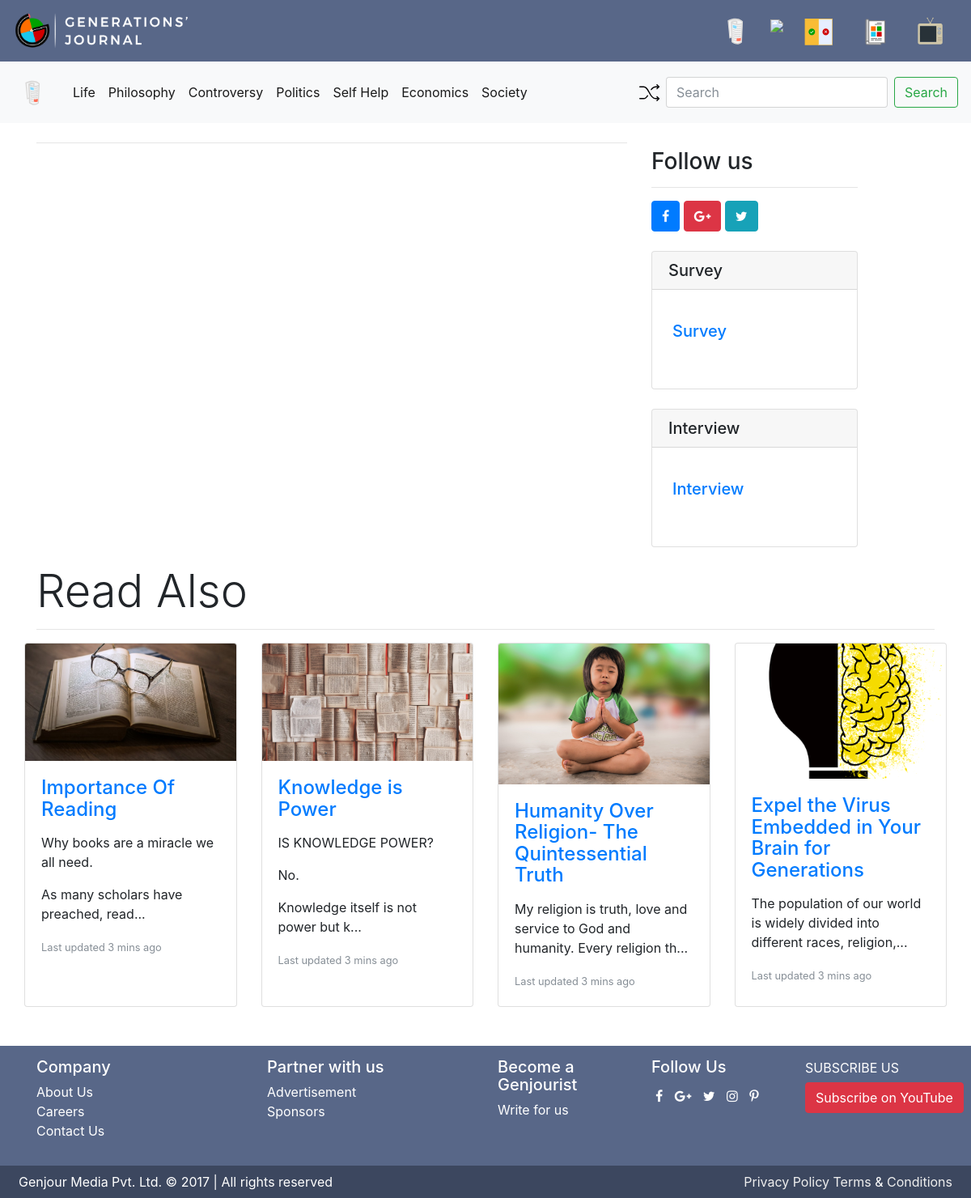
The app's page /category.php with its own data.
### tables this page shows
CREATE TABLE `categories` (
  `id` int(11) NOT NULL,
  `category_name` varchar(100) NOT NULL
);

CREATE TABLE `journals` (
  `post_id` bigint(20) UNSIGNED NOT NULL,
  `post_title` text NOT NULL,
  `post_category` text NOT NULL,
  `genjourist_name` text NOT NULL,
  `post_content` longtext NOT NULL,
  `post_tags` text NOT NULL,
  `post_counter` bigint(20) DEFAULT NULL,
  `post_date` datetime NOT NULL DEFAULT '0000-00-00 00:00:00',
  `post_url` mediumtext NOT NULL,
  `img_url` text NOT NULL
);

### category.php (the view, shortened to what this page needs)
<?php
	include('includes/routes.php');
	include('includes/header.php');
	include('includes/category-header.php');
	include('config/connect.php');
	$category = $_GET['category'];
  	$random = "SELECT * FROM journals WHERE NOT post_category= '$category' ORDER BY RAND() LIMIT 0,4;";
	$random_sql = $conn->query($random);
?>
<div class="container">
	<div class="row mt-2">
		<div class="col-md-8">
			<hr>
		</div>
		<div class="col-md-3 ">
			<h3 class="mt-4">Follow us</h3>
			<hr>
				<a href="#"><button type="button" class="btn btn-primary"><i class="fa fa-facebook " aria-hidden="true"></i></button></a>
				<a href="#"><button type="button" class="btn btn-danger"><i class="fa fa-google-plus  " aria-hidden="true"></i></button></a>
				<a href="#"><button type="button" class="btn btn-info"><i class="fa fa-twitter" aria-hidden="true"></i></button></a>
						<div class="card my-4">
	            <h5 class="card-header">Survey</h5>
	            <div class="card-body">
	              <div class="row">
		            <div class="card-body">
		            	<ul class="list-unstyled">
		            		<li class="media">
						    <div class="media-body">
						      <h5 class="mt-0 mb-1"><a href="#"> Survey</a></h5>
						    </div>
						  </li>
						</ul>
		            </div>
	              </div>
	            </div>
	          </div>
	          <div class="card my-4">
	            <h5 class="card-header">Interview</h5>
	            <div class="card-body">
	              <div class="row">
		            <div class="card-body">
		            	<ul class="list-unstyled">
		            		<li class="media">
						    <div class="media-body">
						      <h5 class="mt-0 mb-1"><a href="#"> Interview</a></h5>
						    </div>
						  </li>
						</ul>
		            </div>
	              </div>
	            </div>
	          </div>
		</div>
	</div>
	<div class="row mb-5">
		  <div class="col">
		  	<h4 class="display-4">Read Also</h4>
		  	<hr>
		  	<div class="row">
				<div class="card-deck">
				<?php
			   	 while($row = $random_sql->fetch_assoc()){
			   ?>
				  <div class="card">
				    <img class="card-img-top" src="<?php echo $row['img_url']?>" alt="Card image cap">
				    <div class="card-body">
				      <h4 class="card-title"><a href="post.php?post_id=<?php echo $row['post_id']; ?>"> <?php echo $row['post_title']; ?></a></h4>
				      <p class="card-text">
				      	<?php
				      		$body = $row['post_content'];
				      		echo substr($body, 0,80)."...";
				      	?>
				      </p>
				      <p class="card-text"><small class="text-muted">Last updated 3 mins ago</small></p>
				    </div>
				  </div>
				  <?php
				  	}
				  ?>
				</div>
		  	</div>
		  </div>
	</div>
</div>
    <?php
    	include('includes/footer.php');
    ?>

### includes/routes.php (shortened to what this page needs)
<!DOCTYPE html>
   <html>
   <head>
    <link rel="stylesheet" type="text/css" href="css/header.css">
    <link rel="stylesheet" type="text/css" href="css/footer.css">
    <link rel="stylesheet" type="text/css" href="css/journal.css">
    <link rel="stylesheet" href="css/bootstrap/bootstrap.css">
    <link rel="stylesheet" href="https://cdnjs.cloudflare.com/ajax/libs/font-awesome/4.7.0/css/font-awesome.min.css">
    <link href="https://maxcdn.bootstrapcdn.com/font-awesome/4.7.0/css/font-awesome.min.css" rel="stylesheet">

### includes/header.php (shortened to what this page needs)
</head>
<body>
    <nav class="navbar navbar-expand-lg">
       <a class="navbar-brand" href="http://genjour.com"><img src="img/logo.png" height="50" ></a>
       <div class="collapse navbar-collapse" id="navbarNav">
               <ul class="navbar-nav flex-row ml-md-auto d-none d-md-flex">
                   <li class="nav-item ">
                     <a class="nav-link" href="http://genjour.com/journal.php"><img src="img/icon/header-icons/journal-hover.svg" style="height: 40px"> </a>
                   </li>
                   <li class="nav-item">
                     <a class="nav-link" href="http://genjour.com/interview.php"><img src="img/icon/header-icons/interview-hover.svg" style="height: 40px"></a>
                   </li>
                   <li class="nav-item">
                     <a class="nav-link" href="http://genjour.com/survey.php"><img src="img/icon/header-icons/survey-hover.svg" style="height: 40px"></a>
                   </li>
                   <li class="nav-item">
                     <a class="nav-link" href="http://genjour.com/magazine.php"><img src="img/icon/header-icons/magazine-hover.svg" style="height: 40px"></a>
                   </li>
                   <li class="nav-item">
                     <a class="nav-link" href="http://genjour.com/genjour-tv.php"><img src="img/icon/header-icons/tv-hover.svg" style="height: 40px"></a>
                   </li>
               </ul>
       </div>
     </nav>

### includes/category-header.php (shortened to what this page needs)
<?php
  include('config/connect.php');
  $query = "SELECT * FROM categories";
  $categories =  $conn->query($query);
  $shuffle = "SELECT post_id from journals ORDER BY RAND() LIMIT 1";
  $shuffle_sql = $conn->query($shuffle);
  while ($row = $shuffle_sql->fetch_assoc()) {
    $post_id = $row['post_id'];
  }
?>
<nav class="navbar navbar-expand-lg navbar-light bg-light">
            <a class="navbar-brand" href="journal.php">
                <img src="img/icon/header-icons/journal-hover.svg" width="50" height="50" alt="">
            </a>
  <div class="collapse navbar-collapse" id="navbarTogglerDemo03">
    <ul class="navbar-nav mr-auto mt-2 mt-lg-0">
            <?php
              while($row = $categories ->fetch_assoc()){
            ?>
              <li class="nav-item active">
                <a class="nav-link" href="category.php?category=<?php echo $row["category_name"]; ?>"><?php echo $row["category_name"]; ?></a>
              </li>
              <?php }
              ?>
    </ul>
            <ul class="navbar-nav flex-row ml-md-auto d-none d-md-flex">
          <li class="nav-item">
              <a class="nav-link p-2" href="post.php?post_id=<?php echo $post_id; ?>">
              <img src="img/svg/nav-icons/shuffle-arrows.svg " width="25" height="25" alt="">
              </a>
            </li>
          </ul>
    <form class="form-inline my-2 my-lg-0" method="post">
      <input class="form-control mr-sm-2" type="text" placeholder="Search" aria-label="Search">
      <button class="btn btn-outline-success my-2 my-sm-0" type="submit">Search</button>
    </form>
  </div>
</nav>

### includes/footer.php
<section>
   <div class="container">
        <div class="row">
          <div class="col-md-3 col-xs-3">
          <h5>Company</h5>
             <ul>
              <li><a href="footer/about-us.php">About Us</a></li>
              <li><a href="footer/careers.php">Careers</a></li>
              <li><a href="footer/contact-us.php">Contact Us</a></li>
            </ul>
          </div>
          <div class="col-md-3 col-xs-3">
          <h5>Partner with us</h5>
             <ul>
              <li>Advertisement</li>
              <li>Sponsors</li>
            </ul>
          </div>
          <div class="col-md-2 col-xs-2">
          <h5>Become a Genjourist</h5>
            <ul>
              <li>Write for us</li>
            </ul>
          </div>
                    <div class="col-md-2 col-xs-2">
            <h5>Follow Us</h5>
            <ul class="social-footer">
              <li><i class="fa fa-facebook " aria-hidden="true"></i></li>
              <li><i class="fa fa-google-plus  " aria-hidden="true"></i></li>
              <li><i class="fa fa-twitter " aria-hidden="true"></i></li>
              <li><i class="fa fa-instagram " aria-hidden="true"></i></li>
              <li><i class="fa fa-pinterest-p " aria-hidden="true"></i></li>
            </ul>
          </div>
          <div class="col-md-2 col-xs-2 ">
              <h5><small>SUBSCRIBE US</small></h5>
                        <a href="#" class="navbar-btn btn-danger btn ">Subscribe on YouTube</a>
           </div>
        </div>
 </div>
</section>
<div class="BottomFooter">
  <div class="container-fluid">
    <div class="d-flex justify-content-end" style="color: white">
      <div class="mr-auto p-2">Genjour Media Pvt. Ltd. © 2017 | All rights reserved</div>
      <div class="p-2"><a href="">Privacy Policy Terms</a> &amp; <a href=""> Conditions</a>
      </div>
      </div>
  </div>
</div>
</body>
</html>

### css/header.css (style rules this page uses)
.navbar { background-color: #586788; }
body > div.fixed-bottom.BottomFooter, body > div.BottomFooter { background-color: #2b292b; }
body > div.fixed-bottom.BottomFooter > div > div > div > a, body > div.BottomFooter > div > div > div > a { text-decoration: none; color: #eee; }

### css/footer.css (style rules this page uses)
section { background-color: #586788; color: white; padding: 15px; }
section .social-footer li { display: inline-block; padding: 5px; }
section ul { margin-left: -40px; }
section ul li { list-style-type: none; }
body > section > div > div > div > ul > li > a,body > section > div > div > div > ul > li > a:hover { text-decoration: none; color: white; }
body > div.BottomFooter { background-color: #3c475f; color: white; }
body > div.BottomFooter > div > div > div > a { text-decoration: none; color: #eee; }

### records on screen
categories: category_name "Life"
categories: category_name "Philosophy"
categories: category_name "Controversy"
categories: category_name "Politics"
categories: category_name "Self Help"
categories: category_name "Economics"
categories: category_name "Society"
journals: img_url (picture), post_title "Importance Of Reading", post_content "Why books are a miracle we all need. As many scholars have preached, read"
journals: img_url (picture), post_title "Knowledge is Power", post_content "IS KNOWLEDGE POWER? No. Knowledge itself is not power but k"
journals: img_url (picture), post_title "Humanity Over Religion- The Quintessential Truth", post_content "My religion is truth, love and service to God and humanity. Every religion th"
journals: img_url (picture), post_title "Expel the Virus Embedded in Your Brain for Generations", post_content "The population of our world is widely divided into different races, religion,"
